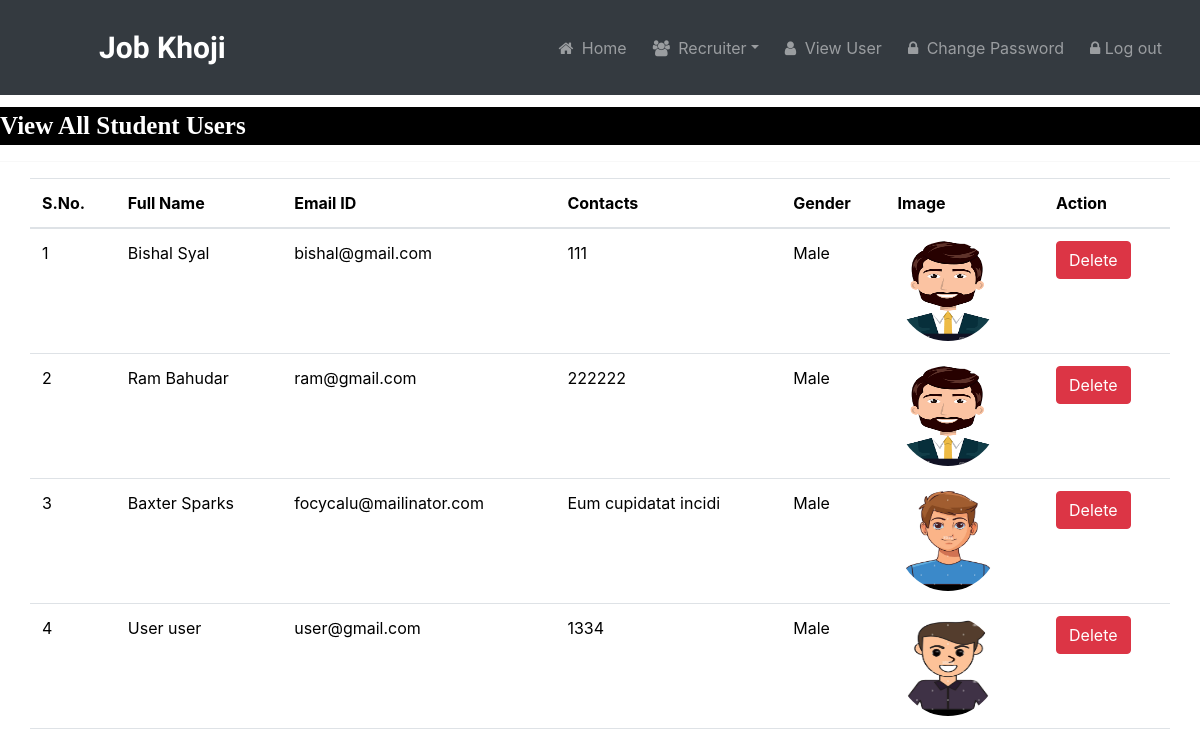
The app's page /view_users (signed in) with its own data.
### job/models.py (models this page shows, shortened)
class StudentUser(models.Model):
    user = models.ForeignKey(User,on_delete=models.CASCADE)
    mobile = models.CharField(max_length=15,null=True)
    image = models.FileField(null=True)
    gender = models.CharField(max_length=10,null=True)
    type = models.CharField(max_length=15,null=True)

### job/views.py (the view)
# urls.py: path('view_users', view_users , name="view_users"),
def view_users(request):
    if not request.user.is_authenticated:
       return redirect('admin_login')
    data = StudentUser.objects.all()
    d= {'data':data}
    return render(request,'view_users.html',d)

### job/templates/view_users.html
{% load static %}
{% block body %}
{% include 'admin_navigation.html' %}
<marquee style="font-family: 'Monotype Corsiva'; font-size: 25px; color: white; background-color: black; font-weight: bold; margin-top: 1%;"> View All Student Users</marquee>
<hr>
<table class="table table-hover container" id="example">
    <thead>
        <tr style="background-color:#000080; color: white; ">
            <th>S.No.</th>
            <th>Full Name</th>
            <th>Email ID</th>
            <th>Contacts</th>
            <th>Gender</th>
            <th>Image</th>
            <th>Action</th>
        </tr>
    </thead>
    <tbody>
        {% for i in data %}
        <tr style= "background-color: #DEB887">
            <td>{{forloop.counter}}</td>
            <td>{{i.user.first_name}} {{i.user.last_name}}</td>
            <td>{{i.user.username}}</td>
            <td>{{i.mobile}}</td>
            <td>{{i.gender}}</td>
            <td><img src ="{{ i.image}}" style="width: 100px ; height: 100px; border-radius: 50%;"></td>
            <td><a href="{% url 'delete_user' i.user.id %}" class="btn btn-danger" onclick="return confirm('Are You Sure?')">Delete</a></td>
        </tr>
        {% endfor %}
    </tbody>
</table>
{% endblock  %}

### records on screen
StudentUser: user.first_name "Bishal", user.last_name "Syal", user.username "bishal@gmail.com", mobile "111", gender "Male", image (picture)
StudentUser: user.first_name "Ram", user.last_name "Bahudar", user.username "ram@gmail.com", mobile "222222", gender "Male", image (picture)
StudentUser: user.first_name "Baxter", user.last_name "Sparks", user.username "focycalu@mailinator.com", mobile "Eum cupidatat incidi", gender "Male", image (picture)
StudentUser: user.first_name "User", user.last_name "user", user.username "user@gmail.com", mobile "1334", gender "Male", image (picture)
